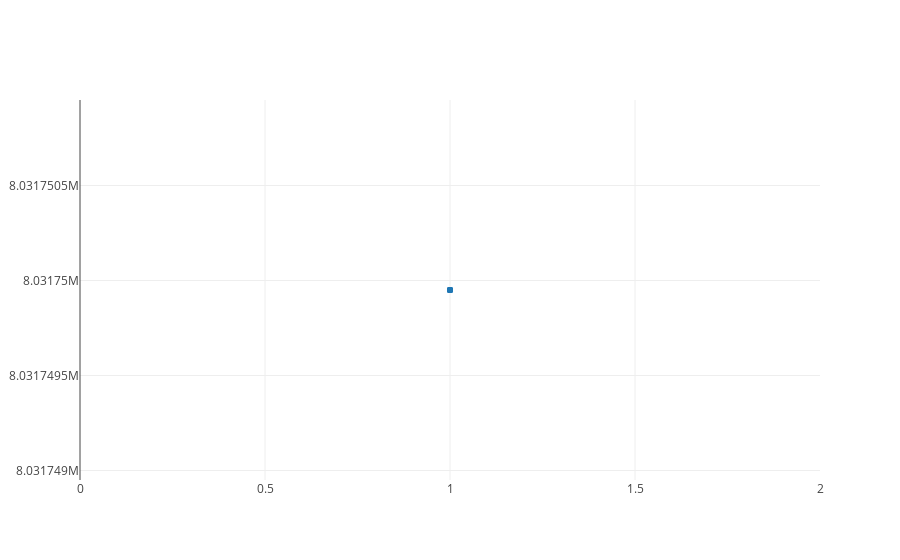

Notebook source saved alongside this figure:
### Code cell
plot([rss_trace])

### Figure 1 — Plotly figure (JSON) as saved in the notebook; plotly's stock layout.template omitted (floating-point values rounded to 4 significant figures)
{"data": [{"mode": "markers", "name": "data", "text": [], "type": "scatter", "uid": "d770ee15-14e8-451d-8bee-723739dd51cb", "x": [1, 1, 1, 1, 1, 1, 1, 1, 1, 1], "y": [8032000.0, 8032000.0, 8032000.0, 8032000.0, 8032000.0, 8032000.0, 8032000.0, 8032000.0, 8032000.0, 8032000.0]}], "layout": {}}
